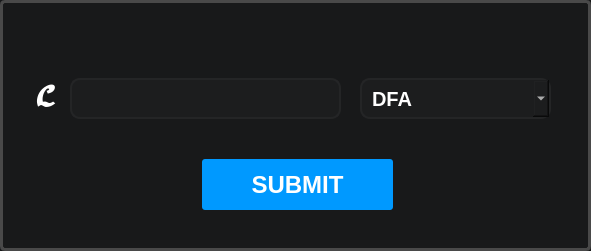
   <widget class="QFrame" name="frame_2">
    <property name="geometry">
     <rect>
      <x>660</x>
      <y>440</y>
      <width>591</width>
      <height>251</height>
     </rect>
    </property>
    <property name="styleSheet">
     <string notr="true">background-color: rgb(24, 25, 26);
border: 3px solid rgb(73,73,73);
border-radius: 5px;
</string>
    </property>
    <property name="frameShape">
     <enum>QFrame::StyledPanel</enum>
    </property>
    <property name="frameShadow">
     <enum>QFrame::Raised</enum>
    </property>
    <widget class="QLineEdit" name="in_langAccept">
     <property name="geometry">
      <rect>
       <x>70</x>
       <y>78</y>
       <width>271</width>
       <height>41</height>
      </rect>
     </property>
     <property name="font">
      <font>
       <family>MS Sans Serif</family>
       <pointsize>15</pointsize>
       <weight>75</weight>
       <bold>true</bold>
       <underline>false</underline>
       <kerning>false</kerning>
      </font>
     </property>
     <property name="focusPolicy">
      <enum>Qt::ClickFocus</enum>
     </property>
     <property name="toolTip">
      <string>&lt;html&gt;&lt;head/&gt;&lt;body&gt;&lt;p&gt;&lt;span style=&quot; font-weight:400; color:#fcfcfc;&quot;&gt;Language&lt;/span&gt;&lt;/p&gt;&lt;/body&gt;&lt;/html&gt;</string>
     </property>
     <property name="styleSheet">
      <string notr="true">QLineEdit {
	background: rgb(28, 29, 30);
	color: rgb(255, 255, 255);
	border: 2px solid rgb(36, 37, 38);
	border-radius: 10px;	
}

QLineEdit:focus{
	border: 2px solid rgb(89, 191, 255);
}

QLineEdit:focus:hover{
	border: 2px solid rgb(154, 214, 255);
}


QLineEdit:hover{
	border: 2px solid rgb(47, 49, 50);
}</string>
     </property>
     <property name="alignment">
      <set>Qt::AlignCenter</set>
     </property>
     <property name="placeholderText">
      <string/>
     </property>
    </widget>
    <widget class="QLabel" name="warn2_2">
     <property name="geometry">
      <rect>
       <x>85</x>
       <y>164</y>
       <width>181</width>
       <height>20</height>
      </rect>
     </property>
     <property name="font">
      <font>
       <pointsize>10</pointsize>
      </font>
     </property>
     <property name="styleSheet">
      <string notr="true">QLabel {
	background: transparent;
	color: red;
	border: none;
}</string>
     </property>
     <property name="text">
      <string/>
     </property>
     <property name="alignment">
      <set>Qt::AlignCenter</set>
     </property>
    </widget>
    <widget class="QLabel" name="warn3_2">
     <property name="geometry">
      <rect>
       <x>85</x>
       <y>231</y>
       <width>181</width>
       <height>20</height>
      </rect>
     </property>
     <property name="font">
      <font>
       <pointsize>10</pointsize>
      </font>
     </property>
     <property name="styleSheet">
      <string notr="true">QLabel {
	background: transparent;
	color: red;
	border: none;
}</string>
     </property>
     <property name="text">
      <string/>
     </property>
     <property name="alignment">
      <set>Qt::AlignCenter</set>
     </property>
    </widget>
    <widget class="QLabel" name="warn4_2">
     <property name="geometry">
      <rect>
       <x>85</x>
       <y>300</y>
       <width>181</width>
       <height>20</height>
      </rect>
     </property>
     <property name="font">
      <font>
       <pointsize>10</pointsize>
      </font>
     </property>
     <property name="styleSheet">
      <string notr="true">QLabel {
	background: transparent;
	color: red;
	border: none;
}</string>
     </property>
     <property name="text">
      <string/>
     </property>
     <property name="alignment">
      <set>Qt::AlignCenter</set>
     </property>
    </widget>
    <widget class="QPushButton" name="btn_langSubmit">
     <property name="geometry">
      <rect>
       <x>202</x>
       <y>159</y>
       <width>191</width>
       <height>51</height>
      </rect>
     </property>
     <property name="font">
      <font>
       <pointsize>18</pointsize>
       <weight>75</weight>
       <bold>true</bold>
      </font>
     </property>
     <property name="cursor">
      <cursorShape>PointingHandCursor</cursorShape>
     </property>
     <property name="toolTip">
      <string>&lt;html&gt;&lt;head/&gt;&lt;body&gt;&lt;p&gt;&lt;span style=&quot; font-size:8pt; color:#ffffff;&quot;&gt;Submit Language&lt;/span&gt;&lt;/p&gt;&lt;/body&gt;&lt;/html&gt;</string>
     </property>
     <property name="styleSheet">
      <string notr="true">QPushButton {
	background-color:rgb(0,153,255);
	color: rgb(255, 255, 255);
	border: none;
	border-radius:  3px;
}

QPushButton:hover{
	background: rgb(34, 166, 255);
}

QPushButton::pressed{
	background: rgb(0, 132, 219)
}
</string>
     </property>
     <property name="text">
      <string>SUBMIT</string>
     </property>
    </widget>
    <widget class="QLabel" name="lab_finalSet_2">
     <property name="geometry">
      <rect>
       <x>30</x>
       <y>81</y>
       <width>31</width>
       <height>31</height>
      </rect>
     </property>
     <property name="styleSheet">
      <string notr="true">QLabel {
	border: none;
	color: white;
	font-size: 24px;
	font-weight: bold;
	background: transparent;
}</string>
     </property>
     <property name="text">
      <string>𝓛</string>
     </property>
     <property name="alignment">
      <set>Qt::AlignCenter</set>
     </property>
    </widget>
    <widget class="QLabel" name="acceptanceReturn">
     <property name="geometry">
      <rect>
       <x>186</x>
       <y>29</y>
       <width>221</width>
       <height>31</height>
      </rect>
     </property>
     <property name="font">
      <font>
       <pointsize>16</pointsize>
       <weight>75</weight>
       <bold>true</bold>
      </font>
     </property>
     <property name="styleSheet">
      <string notr="true">QLabel {
	background: transparent;
	color: red;
	border: none;
}</string>
     </property>
     <property name="text">
      <string/>
     </property>
     <property name="alignment">
      <set>Qt::AlignCenter</set>
     </property>
    </widget>
    <widget class="QComboBox" name="lang_fType">
     <property name="geometry">
      <rect>
       <x>360</x>
       <y>78</y>
       <width>191</width>
       <height>41</height>
      </rect>
     </property>
     <property name="font">
      <font>
       <pointsize>15</pointsize>
       <weight>75</weight>
       <bold>true</bold>
      </font>
     </property>
     <property name="cursor">
      <cursorShape>PointingHandCursor</cursorShape>
     </property>
     <property name="toolTip">
      <string>&lt;html&gt;&lt;head/&gt;&lt;body&gt;&lt;p&gt;&lt;span style=&quot; color:#fcfcfc;&quot;&gt;Submit Language for...&lt;/span&gt;&lt;/p&gt;&lt;/body&gt;&lt;/html&gt;</string>
     </property>
     <property name="styleSheet">
      <string notr="true">QComboBox {
	background: rgb(28, 29, 30);
	color: rgb(255, 255, 255);
	border: 2px solid rgb(36, 37, 38);
	border-radius: 10px;
	padding-left: 10px;
}

QComboBox:focus{
	border: 2px solid rgb(89, 191, 255);
	color: rgb(255, 255, 255);
}

QComboBox:focus:hover{
	border: 2px solid rgb(154, 214, 255);
	color: rgb(255, 255, 255);
}

QComboBox:hover{
	border: 2px solid rgb(47, 49, 50);
	color: rgb(255, 255, 255);
}

QComboBox QAbstractItemView {
    border: 0px solid transparent;
    selection-background-color:  rgb(89, 191, 255);
	color: rgb(214, 214, 214);
	border-radius: 5px;
}
</string>
     </property>
     <item>
      <property name="text">
       <string>DFA</string>
      </property>
     </item>
     <item>
      <property name="text">
       <string>NFA</string>
      </property>
     </item>
     <item>
      <property name="text">
       <string>ε-NFA</string>
      </property>
     </item>
    </widget>
   </widget>
